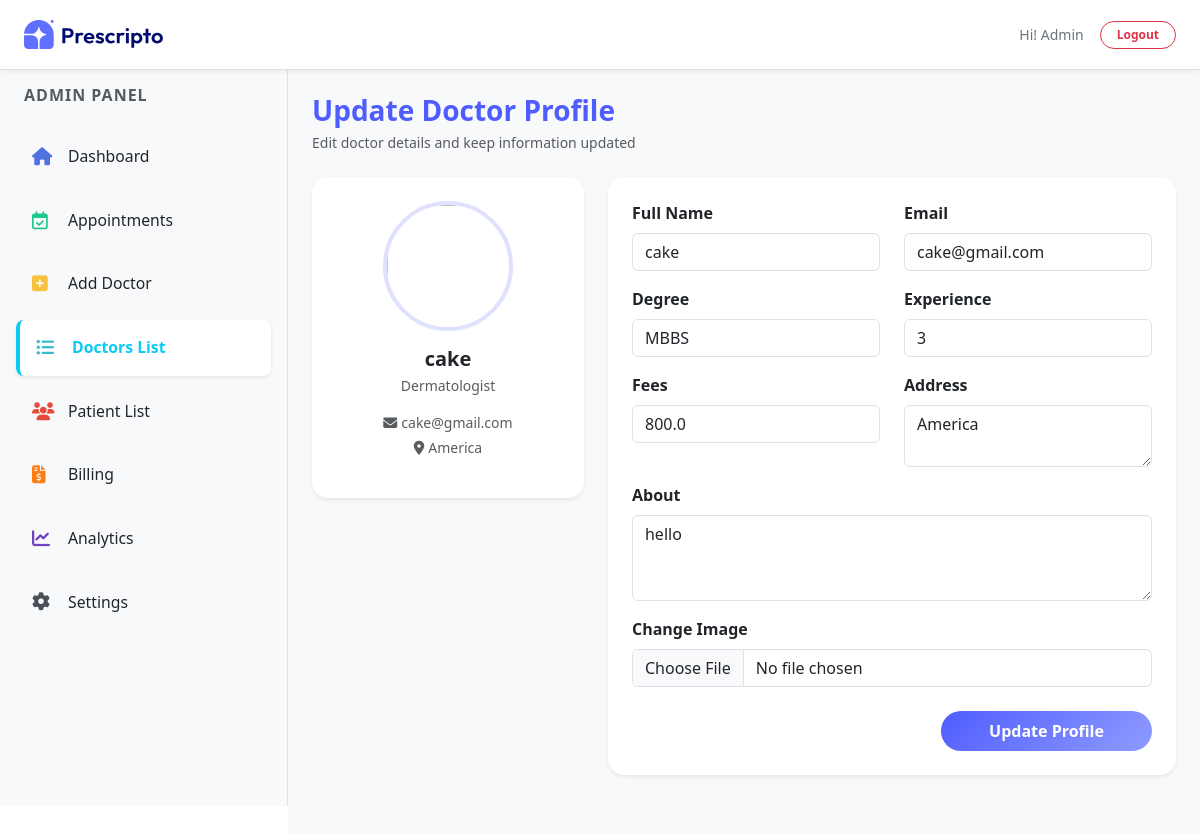
The page /doctor-edit/19/ (signed in) on the database its author committed.
### appointment/models.py (models this page shows, shortened)
class Doctor(models.Model):
    image = CloudinaryField('image', folder='doctor_image')
    name = models.CharField(max_length=100)
    email = models.EmailField()
    username = models.CharField(max_length=255, unique=True)
    password = models.CharField(max_length=100)
    experience = models.IntegerField()
    fees = models.FloatField()
    category = models.ForeignKey(Category, on_delete=models.CASCADE)
    degree = models.CharField(max_length=50)
    about = models.TextField()
    address = models.TextField()
    available = models.BooleanField(default=True)

class Category(models.Model):
    name = models.CharField(max_length=100)
    def __str__(self):
        return self.name

### appointment/views.py (the view, shortened to what this page needs)
# urls.py: path('doctor-edit/<int:id>/', views.doctor_edit, name='doctor_edit'),
@login_required(login_url=('/dash_login'))
@staff_member_required
def doctor_edit(request, id):
    doctor = Doctor.objects.get(id=id)
    return render(request, "dashboard/admin_doc_edit.html", {
        "doctor": doctor,
        "action": "doctor_list",
        "role": "admin",
    })

### templates/dashboard/admin_doc_edit.html (shortened to what this page needs)
{% extends "dashboard/layout.html" %}
{% load static %}
{% block contant %}
<section class="bg-light w-100 p-4" style="margin-top: 70px; margin-left: 18rem; padding: 20px; min-height:100vh;">
    <div class="mb-4" data-aos="fade-right">
        <h3 class="fw-bold mb-1" style="color:#4f5dff;">Update Doctor Profile</h3>
        <p class="text-muted small">Edit doctor details and keep information updated</p>
    </div>
    <div class="row g-4">
        <div class="col-lg-4" data-aos="fade-right">
            <div class="bg-white rounded-4 shadow-sm p-4 text-center"
                style="transition:0.3s;"
                onmouseover="this.style.transform='translateY(-6px)'"
                onmouseout="this.style.transform=''">
                <img id="previewImage"
                    src="{{ doctor.image.url }}"
                    class="rounded-circle mb-3"
                    style="width:130px;height:130px;object-fit:cover;
                           border:4px solid rgba(95,111,255,0.2);">
                <h5 class="fw-bold mb-1">{{ doctor.name }}</h5>
                <p class="text-muted small">{{ doctor.category }}</p>
                <p class="small text-muted mb-1">
                    <i class="fas fa-envelope me-1"></i>{{ doctor.email }}
                </p>
                <p class="small text-muted">
                    <i class="fas fa-map-marker-alt me-1"></i>{{ doctor.address }}
                </p>
            </div>
        </div>
        <div class="col-lg-8" data-aos="fade-up">
            <form method="POST" enctype="multipart/form-data"
                class="bg-white rounded-4 shadow-sm p-4">
                <div class="row">
                    <div class="col-md-6 mb-3">
                        <label class="form-label fw-semibold">Full Name</label>
                        <input type="text" name="name"
                            class="form-control"
                            value="{{ doctor.name }}">
                    </div>
                    <div class="col-md-6 mb-3">
                        <label class="form-label fw-semibold">Email</label>
                        <input type="email" name="email"
                            class="form-control"
                            value="{{ doctor.email }}">
                    </div>
                    <div class="col-md-6 mb-3">
                        <label class="form-label fw-semibold">Degree</label>
                        <input type="text" name="degree"
                            class="form-control"
                            value="{{ doctor.degree }}">
                    </div>
                    <div class="col-md-6 mb-3">
                        <label class="form-label fw-semibold">Experience</label>
                        <input type="text" name="experience"
                            class="form-control"
                            value="{{ doctor.experience }}">
                    </div>
                    <div class="col-md-6 mb-3">
                        <label class="form-label fw-semibold">Fees</label>
                        <input type="number" name="fees"
                            class="form-control"
                            value="{{ doctor.fees }}">
                    </div>
                    <div class="col-md-6 mb-3">
                        <label class="form-label fw-semibold">Address</label>
                        <textarea name="address"
                            class="form-control"
                            rows="2">{{ doctor.address }}</textarea>
                    </div>
                    <div class="col-12 mb-3">
                        <label class="form-label fw-semibold">About</label>
                        <textarea name="about"
                            class="form-control"
                            rows="3">{{ doctor.about }}</textarea>
                    </div>
                    <div class="col-12 mb-4">
                        <label class="form-label fw-semibold">Change Image</label>
                        <input type="file" name="image"
                            class="form-control"
                            onchange="previewImage(event)">
                    </div>
                </div>
                <div class="text-end">
                    <button type="submit"
                        class="btn text-white px-5 py-2 rounded-pill fw-semibold"
                        style="background: linear-gradient(135deg,#4f5dff,#8f9bff); border:none;">
                        Update Profile
                    </button>
                </div>
            </form>
        </div>
    </div>
</section>
{% endblock %}

### templates/dashboard/layout.html (shortened to what this page needs)
<!DOCTYPE html>
<html lang="en">
<head>
    <link href="https://cdn.jsdelivr.net/npm/bootstrap@5.3.3/dist/css/bootstrap.min.css" rel="stylesheet" />
    <link href="https://cdnjs.cloudflare.com/ajax/libs/font-awesome/5.15.3/css/all.min.css" rel="stylesheet" />
    <link rel="stylesheet" href="https://cdnjs.cloudflare.com/ajax/libs/font-awesome/6.7.2/css/all.min.css" />
    <link href="https://unpkg.com/aos@2.3.4/dist/aos.css" rel="stylesheet">
</head>
    {% load static %}
    <body>
        <header class="d-flex justify-content-between align-items-center border-bottom bg-white px-4"
                style="height: 70px; position: fixed; top: 0; width: 100%; z-index: 1050; box-shadow: 0 2px 4px rgba(0,0,0,0.05);">
            <div class="d-flex align-items-center">
                <a href="{% url 'dash_admin' %}">
                    <img src="{% static 'assets/assets_frontend/logo.svg' %}" alt="Logo" style="width: 140px;">
                </a>
            </div>
            <div class="d-flex align-items-center gap-3 text-secondary small">
                {% if role == 'admin' %}
                    <span class="text-capitalize fw-medium">Hi! {{ request.session.username }}</span>
                {% else %}
                    <span class="fw-medium">Hi! {{ doctor.name }}</span>
                {% endif %}
                <a href="{% url 'dash_logout' %}" class="btn btn-outline-danger btn-sm rounded-pill px-3 py-1 fw-bold" style="font-size: 12px;">Logout</a>
            </div>
        </header>
        <main class="d-flex" style="min-height: calc(100vh - 64px);">
            {% if role == 'admin' %}
                <nav id="sidebar" class="border-end bg-light p-3"
                    style="width: 18rem; height: calc(100vh - 64px); position: fixed; top: 70px; left: 0; z-index: 1000; overflow-y: auto;">
                    <div class="mb-4 ps-2">
                        <h6 class="text-uppercase text-muted fw-bold" style="letter-spacing: 1px; font-size: 1rem;">Admin Panel</h6>
                    </div>
                    <a href="{% url 'dash_admin' %}"
                    class="nav-link d-flex align-items-center gap-3 p-3 rounded-3 mb-2 {% if action == 'admin' %}bg-white shadow-sm border-start border-4 border-primary fw-bold text-primary{% else %}text-dark{% endif %}"
                    style="transition: 0.3s; font-size: 18px; text-decoration: none;">
                        <i class="fa-solid fa-house" style="color: #4e73df; width: 20px;"></i>
                        <span class="small">Dashboard</span>
                    </a>
                    <a href="{% url 'appointments' %}"
                    class="nav-link d-flex align-items-center gap-3 p-3 rounded-3 mb-2 {% if action == 'appointments' %}bg-white shadow-sm border-start border-4 border-success fw-bold text-success{% else %}text-dark{% endif %}"
                    style="transition: 0.3s; font-size: 18px; text-decoration: none;">
                        <i class="fa-regular fa-calendar-check" style="color: #1cc88a; width: 20px;"></i>
                        <span class="small">Appointments</span>
                    </a>
                    <a href="{% url 'add_doctor' %}"
                    class="nav-link d-flex align-items-center gap-3 p-3 rounded-3 mb-2 {% if action == 'add_doctor' %}bg-white shadow-sm border-start border-4 border-warning fw-bold text-warning{% else %}text-dark{% endif %}"
                    style="transition: 0.3s; font-size: 18px; text-decoration: none;">
                        <i class="fas fa-plus-square" style="color: #f6c23e; width: 20px;"></i>
                        <span class="small">Add Doctor</span>
                    </a>
                    <a href="{% url 'doctor_list' %}"
                    class="nav-link d-flex align-items-center gap-3 p-3 rounded-3 mb-2 {% if action == 'doctor_list' %}bg-white shadow-sm border-start border-4 border-info fw-bold text-info{% else %}text-dark{% endif %}"
                    style="transition: 0.3s; font-size: 18px; text-decoration: none;">
                        <i class="fas fa-list-ul" style="color: #36b9cc; width: 20px;"></i>
                        <span class="small">Doctors List</span>
                    </a>
                    <a href="{% url 'patient_list' %}"
                    class="nav-link d-flex align-items-center gap-3 p-3 rounded-3 mb-2 {% if action == 'patient_list' %}bg-white shadow-sm border-start border-4 border-danger fw-bold text-danger{% else %}text-dark{% endif %}"
                    style="transition: 0.3s; font-size: 18px; text-decoration: none;">
                        <i class="fa-solid fa-users" style="color: #e74a3b; width: 20px;"></i>
                        <span class="small">Patient List</span>
                    </a>
                    <a href="{% url 'billing' %}"
                    class="nav-link d-flex align-items-center gap-3 p-3 rounded-3 mb-2 {% if action == 'billing' %}bg-white shadow-sm border-start border-4 border-secondary fw-bold text-secondary{% else %}text-dark{% endif %}"
                    style="transition: 0.3s; font-size: 18px; text-decoration: none;">
                        <i class="fa-solid fa-file-invoice-dollar" style="color: #fd7e14; width: 20px;"></i>
                        <span class="small">Billing</span>
                    </a>
                    <a href="{% url 'analytics' %}"
                    class="nav-link d-flex align-items-center gap-3 p-3 rounded-3 mb-2 {% if action == 'analytics' %}bg-white shadow-sm border-start border-4 border-dark fw-bold text-dark{% else %}text-dark{% endif %}"
                    style="transition: 0.3s; font-size: 18px; text-decoration: none;">
                        <i class="fa-solid fa-chart-line" style="color: #6f42c1; width: 20px;"></i>
                        <span class="small">Analytics</span>
                    </a>
                    <a href="{% url 'settings' %}"
                    class="nav-link d-flex align-items-center gap-3 p-3 rounded-3 mb-2 {% if action == 'settings' %}bg-white shadow-sm border-start border-4 border-secondary fw-bold text-secondary{% else %}text-dark{% endif %}"
                    style="transition: 0.3s; font-size: 18px; text-decoration: none;">
                        <i class="fa-solid fa-gear" style="color: #495057; width: 20px;"></i>
                        <span class="small">Settings</span>
                    </a>
                </nav>
            {% endif %}
            {% block contant %}
            {% endblock %}
        </main>
    </body>
</html>

### rows shown on the page
Doctor: name "cake", category "Dermatologist", email "cake@gmail.com", address "America", degree "MBBS", experience "3", fees "800.0", about "hello"

### other values the page prints
{{ request.session.username }} "Admin"
